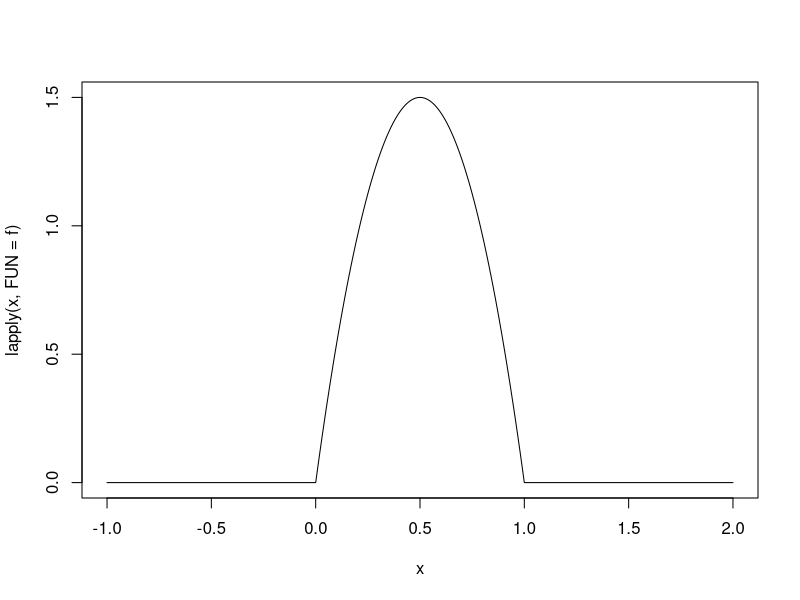
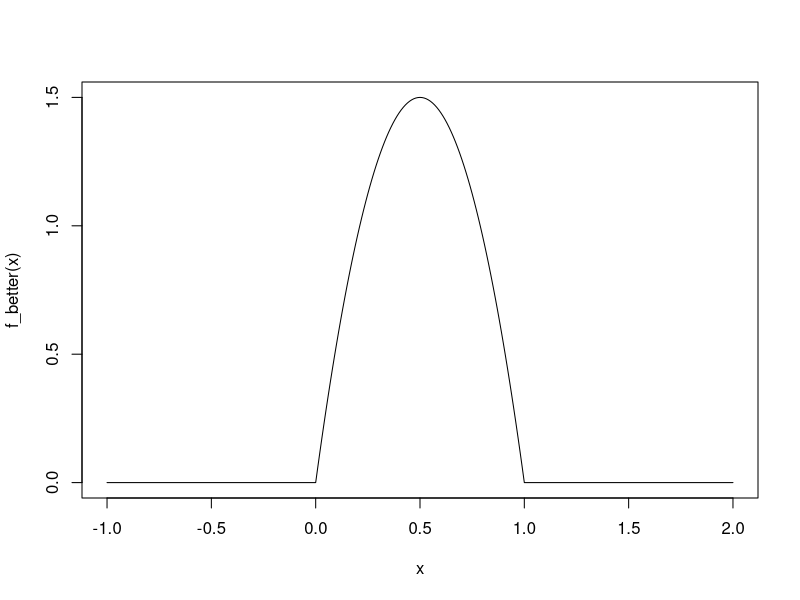

Reproduce these figures in R, in order.
# ---- Aufgabe 1 ----
# B
f <- function(x) {
  c <- 6
  if (1 >= x & x >= 0) {
    return(c*x - c*x^2)
  } else {
    return(0)
  }
}

f_better <- function(x) {
  c <- 6
  ifelse(1 >= x & x >= 0, c*x - c*x^2, 0)
}

x <- seq(-1, 2, by=0.01)

plot(x, lapply(x, FUN=f), type='l')
plot(x, f_better(x), type='l')

# ---- Aufgabe 2 ---- 
# A
# X ~ Unif([0.24,0.26])
a <- 0.24
b <- 0.26

# B
# P(X < 0.245)
punif(0.245, min=a, max=b)

# C
# P(X > 0.253)
1 - punif(0.253, min=a, max=b)

# D
(a+b)/2
nsim <- 100000
mean(runif(nsim, min=a, max=b))
